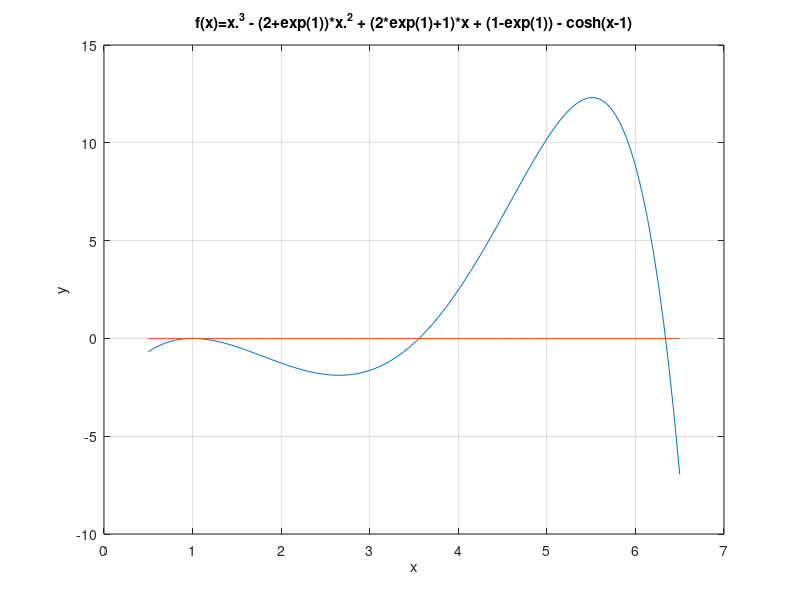

Write MATLAB code to recreate this figure. (Note: this script raises an error after producing the figure.)
clc
clear
close all

% Esercizio 1 - Ricerca degli zeri con il Metodo di Bisezione

%% Punto 1

f = @(x) x.^3 - (2+exp(1))*x.^2 + (2*exp(1)+1)*x + (1-exp(1)) - cosh(x-1);
x = linspace(0.5, 6.5, 100);
y = f(x);
figure(1);
plot(x,y)
title('f(x)=x.^3 - (2+exp(1))*x.^2 + (2*exp(1)+1)*x + (1-exp(1)) - cosh(x-1)');
xlabel('x');
ylabel('y');
grid on
y0 = zeros(100,1);
hold on
plot(x,y0)

%% Punto 2

disp('la prima radice appartiene all''intervallo [0.5, 1.5]');
if (f(0.5)*f(1.5)) < 0
    disp('si puo'' applicare il metodo di bisezione alla prima radice');
else
    disp('non si puo'' applicare il metodo di bisezione alla prima radice');
end

disp('la seconda radice appartiene all''intervallo [3, 4]');
if (f(3)*f(4)) < 0
    disp('si puo'' applicare il metodo di bisezione alla seconda radice');
else
    disp('non si puo'' applicare il metodo di bisezione alla seconda radice');
end

disp('la terza radice appartiene all''intervallo [6, 6.5]');
if (f(6)*f(6.5)) < 0
    disp('si puo'' applicare il metodo di bisezione alla terza radice');
else
    disp('non si puo'' applicare il metodo di bisezione alla terza radice');
end

%% Punto 3
% vedi funzione bisez.m

%% Punto 4

toll = 1e-12;

disp('calcolo seconda radice')
a1 = 3; b1 = 4;
[x1,it1]=bisez(a1,b1,toll,f);

disp('calcolo terza radice')
a2 = 6; b2 = 6.5;
[x2,it2]=bisez(a2,b2,toll,f);
